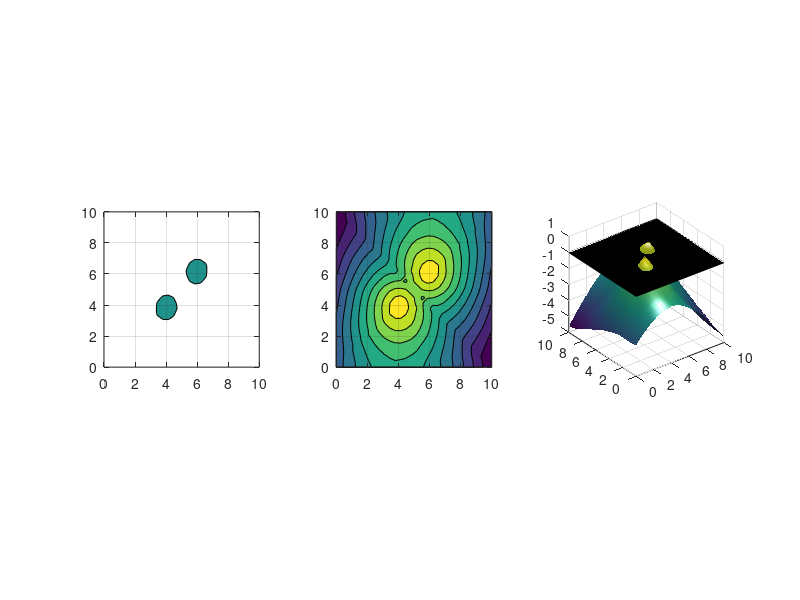

MATLAB code for this plot:
% ACCURACY ------------------------------------------------------------- %
% Determines amount of time steps performed and the amount of points used
% to create the shape(s).
A = 30; % Default 50
% ---------------------------------------------------------------------- %
% TIME PARAMETERS ------------------------------------------------------ %
T = 10;       % Length of time (default = 1)
S = 100;       % Amount of time steps
t = T/(S - 1); % Time interval
% ---------------------------------------------------------------------- %
% DISCRETE GRID -------------------------------------------------------- %
a = 0;             % Start of domain
b = 10;              % End of domain
n = A;               % Amount of points
x = linspace(a,b,n); % Set of equally spaced points
h = x(2) - x(1);     % Difference between points
[X,Y] = meshgrid(x); % Creates points to be used for phi function
% ---------------------------------------------------------------------- %
% PHI FUNCTION --------------------------------------------------------- %
%P = (0.5*(X-5).^2 + (4*(Y-5)).^2).^(0.5) - 3; % Circle
P = ((X-4).^2 + (Y-4).^2).^(0.5) - 2; % 2nd Circle
P = min(P,((X-6).^2 + (Y-6).^2).^(0.5) - 2); % 2nd Circle
% ---------------------------------------------------------------------- %
% INITIAL SPEED FUNCTION PARAMETER ------------------------------------- %
% ---------------------------------------------------------------------- %
% DYNAMIC INTERFACE TRACKING ------------------------------------------- %
figure('units','normalized','outerposition',[0 0 1 1]) % Full screen plot
for i = 1:S
    % GRAPH PLOTTING --------------------------------------------------- %
    subplot(1,3,1)
    contourf(x,x,-P,[0 0],'k-')
    axis([a b a b])
    pbaspect([1 1 1])
    grid on
    subplot(1,3,2)
    contourf(x,x,-P)
    axis([a b a b])
    pbaspect([1 1 1])
    grid on
    subplot(1,3,3)
    surf(x,x,-P,'EdgeAlpha',0.2)
    shading interp                               % Interpolate for shade
    lighting gouraud                             % Gouraud light model
    light('Position',[0 0 100],'Style','local'); % Position local light
    pbaspect([1 1 1])
    grid on
    hold on
    patch([a b b a],[a a b b],[0 0 0 0],'k','FaceAlpha',0.5)
    hold off
    drawnow
  %  pause
    % UPDATE SPEED FUNCTION -------------------------------------------- %
    Pxx = diff(P([1 1:end end],:),2)/h^2;
    Pyy = diff(P(:,[1 1:end end])',2)'/h^2;
    Px = (P(3:end,:)-P(1:end-2,:))/(2*h); 
    Px = Px([1 1:end end],:);
    Py = (P(:,3:end)-P(:,1:end-2))/(2*h); 
    Py = Py(:,[1 1:end end]);
    Pxy = (Px(:,3:end)-Px(:,1:end-2))/(2*h); 
    Pxy = Pxy(:,[1 1:end end]);
    F = (Pxx.*Py.^2-2*Px.*Py.*Pxy+Pyy.*Px.^2)./(Px.^2+Py.^2).^1.5;
    F = min(max(F,-1/h),1/h);
    F = (1e-2)*F;
    F = -F;
    % LEVEL SET METHOD'S UPWIND SCHEME --------------------------------- %
    % Forward and backward differences between x points
    xDiff = diff(P)/h;
    xBackD = xDiff([1 1:end],:);
    xForwD = xDiff([1:end end],:);
    % Forward and backward differences between y points
    yDiff = diff(P')'/h;
    yBackD = yDiff(:,[1 1:end]);
    yForwD = yDiff(:,[1:end end]);
    % Select the appropriate finite difference method (upwind scheme)
    gradPos = (max(xBackD,0).^2 + min(xForwD,0).^2 + ...
               max(yBackD,0).^2 + min(yForwD,0).^2).^(1/2);
    gradNeg = (min(xBackD,0).^2 + max(xForwD,0).^2 + ...
               min(yBackD,0).^2 + max(yForwD,0).^2).^(1/2);
    % Update points using the level set equation       
    P = P - t*(max(F,0)*(gradPos) + min(F,0)*(gradNeg));
    % ------------------------------------------------------------------ %
end
% ---------------------------------------------------------------------- %